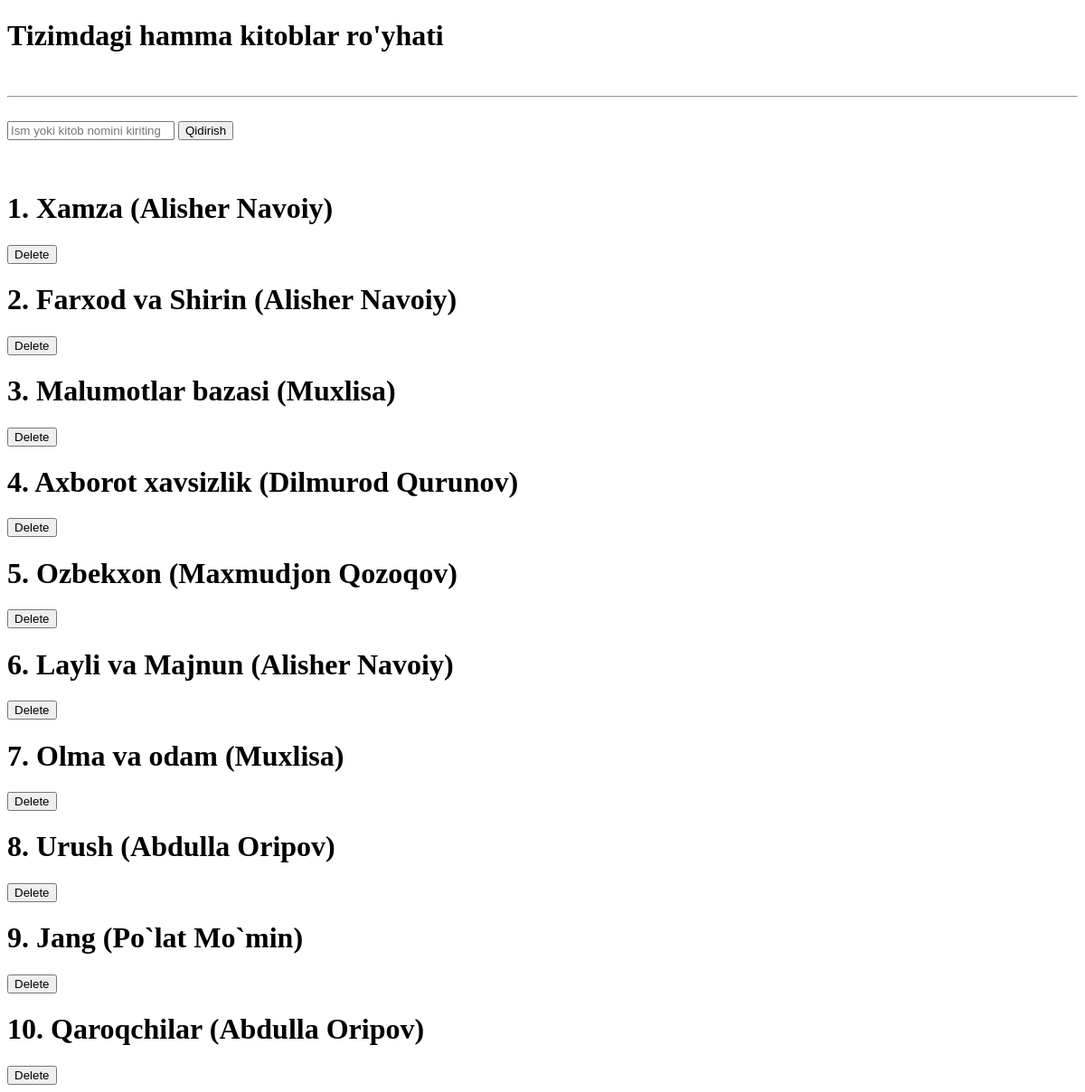
The app's page /hamma_kitoblar/, older data.
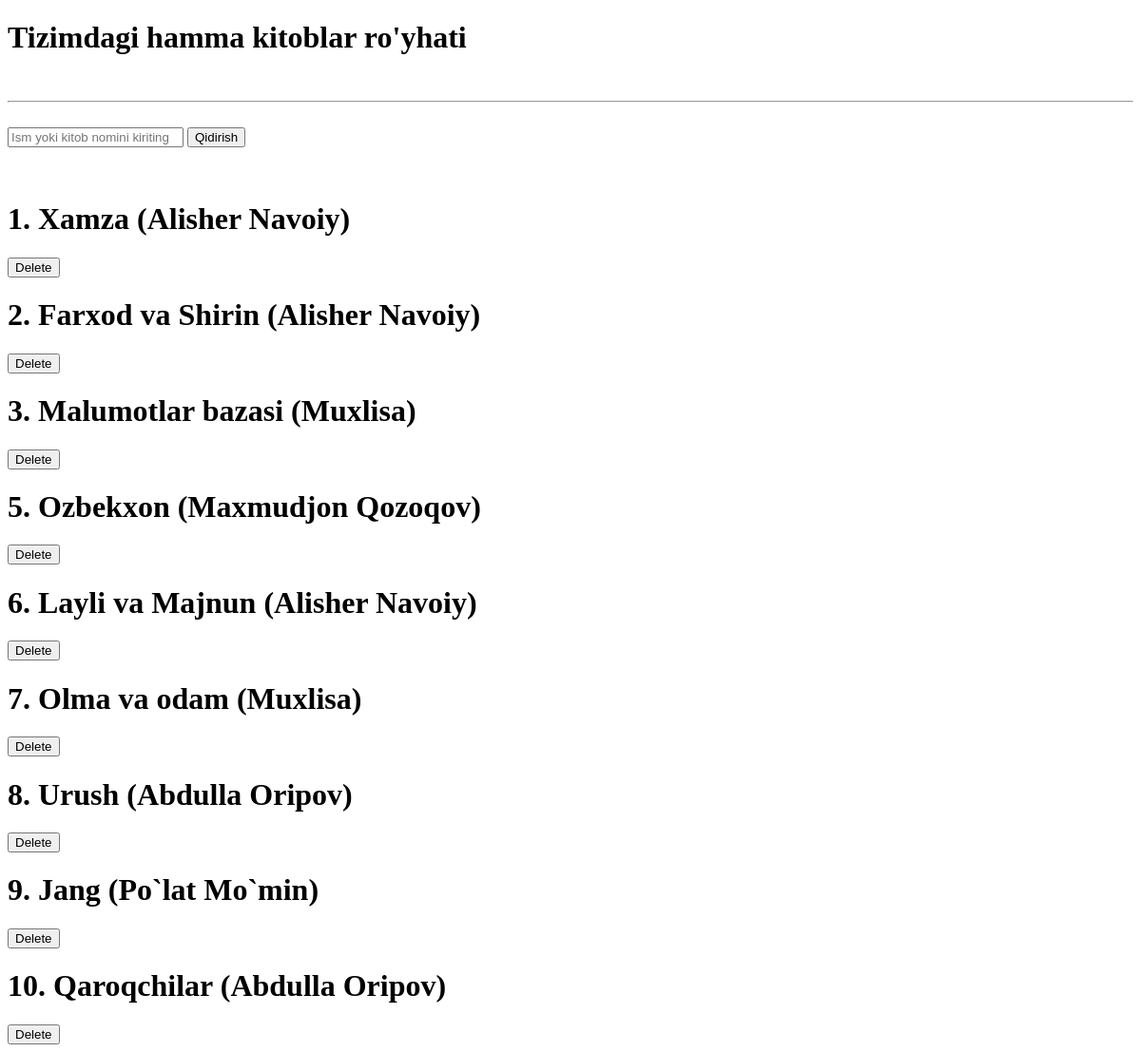
The same page, newer data.
### asosiy/models.py (models this page shows, shortened)
class Kitob(models.Model):
    nom = models.CharField(max_length=50)
    janr = models.CharField(max_length=20, choices=JANR)
    sahifa = models.PositiveSmallIntegerField()
    muallif = models.ForeignKey(Muallif, on_delete=models.CASCADE)

class Muallif(models.Model):
    ism = models.CharField(max_length=30)
    jins = models.CharField(max_length=6, blank=True, choices=JINS)
    tugulgan_kun = models.DateField()
    kitoblar_soni = models.PositiveSmallIntegerField()
    tirik = models.BooleanField()

### asosiy/views.py (the view)
# urls.py: path('hamma_kitoblar/', hamma_kitob),
def hamma_kitob(request):
    soz = request.GET.get("qidirish_sozi")
    natija = Kitob.objects.all()
    if soz:
        natija = natija.filter(muallif__ism__contains=soz) | natija.filter(nom__contains=soz)
    content = {
        "kitoblar": natija
    }
    return render(request, "mashq/hamma_kitoblar.html", content)

### templates/mashq/hamma_kitoblar.html (shortened to what this page needs)
<!DOCTYPE html>
<html lang="en">
<head>
</head>
<body>
    <h1>Tizimdagi hamma kitoblar ro'yhati </h1>
    <br>
    <hr>
    <br>
    <form method="get">
        <input type="text" placeholder="Ism yoki kitob nomini kiriting" name="qidirish_sozi">
        <button>Qidirish</button>
    </form>
    <br>
    {% for kitob in kitoblar %}
    <br>
    <h1>{{kitob.id}}. {{kitob.nom}}  ({{kitob.muallif.ism}})</h1>
    <a href="/kitob_ochir/{{kitob.id}}/">
        <button>Delete</button>
    </a>
    {% endfor %}
</body>
</html>

Row changes from the older to the newer data that the page shows:
removed Kitob: id "4", nom "Axborot xavsizlik", muallif.ism "Dilmurod Qurunov"
